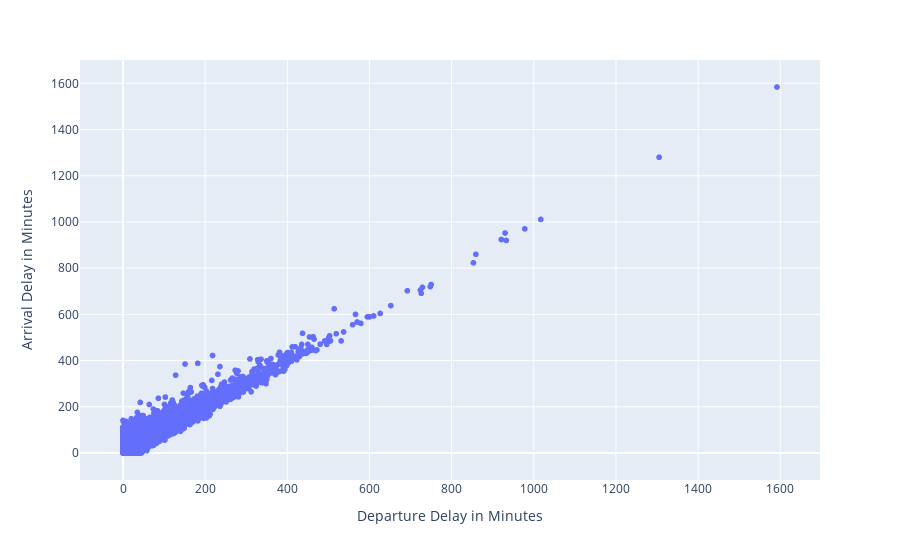

Source (notebook cell):
### Code cell
px.scatter(df_train ,x='Departure Delay in Minutes',y='Arrival Delay in Minutes')

### Figure 1 — Plotly figure (JSON) as saved in the notebook; plotly's stock layout.template omitted (floating-point values rounded to 4 significant figures; data arrays with more than 128 entries replaced by an {"elided": "..."} marker saying what was removed)
{"data": [{"hovertemplate": "Departure Delay in Minutes=%{x}<br>Arrival Delay in Minutes=%{y}<extra></extra>", "legendgroup": "", "marker": {"color": "#636efa", "symbol": "circle"}, "mode": "markers", "name": "", "showlegend": false, "type": "scattergl", "x": {"elided": "103904 int values"}, "xaxis": "x", "y": {"elided": "103904 int values"}, "yaxis": "y"}], "layout": {"legend": {"tracegroupgap": 0}, "margin": {"t": 60}, "xaxis": {"anchor": "y", "domain": [0, 1], "title": {"text": "Departure Delay in Minutes"}}, "yaxis": {"anchor": "x", "domain": [0, 1], "title": {"text": "Arrival Delay in Minutes"}}}}
